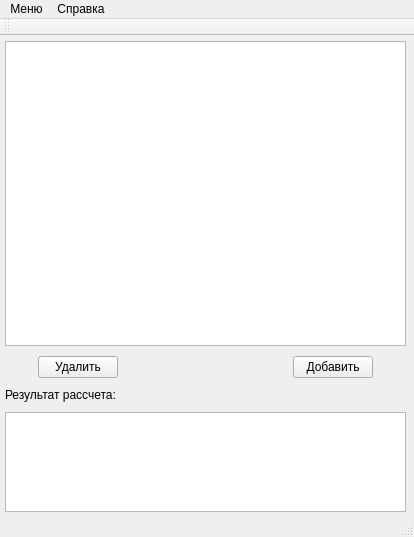
<?xml version="1.0" encoding="UTF-8"?>
<ui version="4.0">
 <class>MainWindow</class>
 <widget class="QMainWindow" name="MainWindow">
  <property name="windowModality">
   <enum>Qt::WindowModal</enum>
  </property>
  <property name="geometry">
   <rect>
    <x>0</x>
    <y>0</y>
    <width>414</width>
    <height>537</height>
   </rect>
  </property>
  <property name="windowTitle">
   <string>Рассчет площаи геометрических фигур</string>
  </property>
  <widget class="QWidget" name="centralWidget">
   <widget class="QWidget" name="verticalLayoutWidget_2">
    <property name="geometry">
     <rect>
      <x>0</x>
      <y>0</y>
      <width>411</width>
      <height>481</height>
     </rect>
    </property>
    <layout class="QVBoxLayout" name="verticalLayoutMain" stretch="20,0,0,0">
     <property name="spacing">
      <number>10</number>
     </property>
     <property name="sizeConstraint">
      <enum>QLayout::SetDefaultConstraint</enum>
     </property>
     <property name="leftMargin">
      <number>5</number>
     </property>
     <property name="topMargin">
      <number>5</number>
     </property>
     <property name="rightMargin">
      <number>5</number>
     </property>
     <property name="bottomMargin">
      <number>5</number>
     </property>
     <item>
      <widget class="QTreeView" name="treeView"/>
     </item>
     <item>
      <layout class="QHBoxLayout" name="horizontalLayoutButtons" stretch="1,0,5,0,1">
       <property name="spacing">
        <number>10</number>
       </property>
       <property name="leftMargin">
        <number>0</number>
       </property>
       <property name="topMargin">
        <number>0</number>
       </property>
       <property name="rightMargin">
        <number>0</number>
       </property>
       <item>
        <spacer name="horizontalSpacer_3">
         <property name="orientation">
          <enum>Qt::Horizontal</enum>
         </property>
         <property name="sizeHint" stdset="0">
          <size>
           <width>40</width>
           <height>20</height>
          </size>
         </property>
        </spacer>
       </item>
       <item>
        <widget class="QPushButton" name="delFigurePushButton">
         <property name="text">
          <string>Удалить</string>
         </property>
        </widget>
       </item>
       <item>
        <spacer name="horizontalSpacer">
         <property name="orientation">
          <enum>Qt::Horizontal</enum>
         </property>
         <property name="sizeHint" stdset="0">
          <size>
           <width>40</width>
           <height>20</height>
          </size>
         </property>
        </spacer>
       </item>
       <item>
        <widget class="QPushButton" name="addFigurePushButton">
         <property name="text">
          <string>Добавить</string>
         </property>
        </widget>
       </item>
       <item>
        <spacer name="horizontalSpacer_2">
         <property name="orientation">
          <enum>Qt::Horizontal</enum>
         </property>
         <property name="sizeHint" stdset="0">
          <size>
           <width>40</width>
           <height>20</height>
          </size>
         </property>
        </spacer>
       </item>
      </layout>
     </item>
     <item alignment="Qt::AlignLeft">
      <widget class="QLabel" name="label">
       <property name="text">
        <string>Результат рассчета:</string>
       </property>
      </widget>
     </item>
     <item>
      <widget class="QListView" name="listView">
       <property name="minimumSize">
        <size>
         <width>0</width>
         <height>100</height>
        </size>
       </property>
       <property name="maximumSize">
        <size>
         <width>16777215</width>
         <height>100</height>
        </size>
       </property>
      </widget>
     </item>
    </layout>
   </widget>
  </widget>
  <widget class="QMenuBar" name="menuBar">
   <property name="geometry">
    <rect>
     <x>0</x>
     <y>0</y>
     <width>414</width>
     <height>21</height>
    </rect>
   </property>
   <property name="defaultUp">
    <bool>false</bool>
   </property>
   <widget class="QMenu" name="menu">
    <property name="title">
     <string>Меню</string>
    </property>
    <addaction name="separator"/>
    <addaction name="actionSave"/>
    <addaction name="actionLoad"/>
    <addaction name="actionExit"/>
   </widget>
   <widget class="QMenu" name="menu_2">
    <property name="title">
     <string>Справка</string>
    </property>
    <addaction name="actionHelp"/>
   </widget>
   <addaction name="menu"/>
   <addaction name="menu_2"/>
  </widget>
  <widget class="QToolBar" name="mainToolBar">
   <property name="enabled">
    <bool>true</bool>
   </property>
   <attribute name="toolBarArea">
    <enum>TopToolBarArea</enum>
   </attribute>
   <attribute name="toolBarBreak">
    <bool>false</bool>
   </attribute>
  </widget>
  <widget class="QStatusBar" name="statusBar"/>
  <action name="actionSave">
   <property name="text">
    <string>Сохранить</string>
   </property>
   <property name="toolTip">
    <string>Сохранить выбранные фигуры</string>
   </property>
  </action>
  <action name="actionLoad">
   <property name="text">
    <string>Загрузить</string>
   </property>
   <property name="toolTip">
    <string>Загрузить сохраненные фигуры</string>
   </property>
  </action>
  <action name="actionExit">
   <property name="text">
    <string>Выход</string>
   </property>
   <property name="toolTip">
    <string>Закрыть приложение</string>
   </property>
  </action>
  <action name="actionHelp">
   <property name="text">
    <string>О программе</string>
   </property>
   <property name="toolTip">
    <string>Вызов справки</string>
   </property>
  </action>
 </widget>
 <layoutdefault spacing="6" margin="11"/>
 <tabstops>
  <tabstop>treeView</tabstop>
  <tabstop>addFigurePushButton</tabstop>
  <tabstop>delFigurePushButton</tabstop>
  <tabstop>listView</tabstop>
 </tabstops>
 <resources/>
 <connections/>
</ui>
